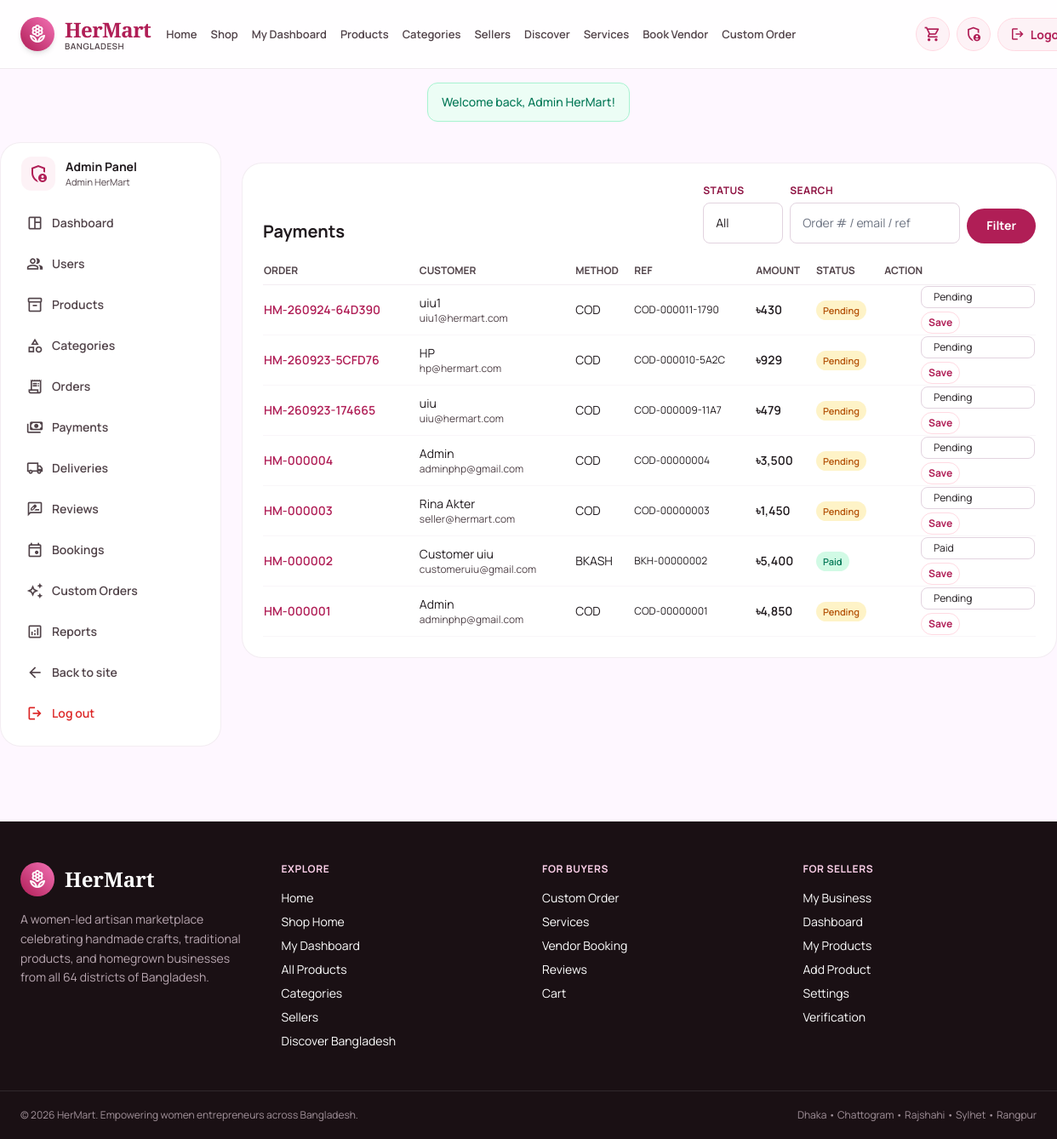
/admin/payments.php (signed in), run on the app's committed database.
### tables this page shows
CREATE TABLE `payments` (
  `id` int(11) NOT NULL,
  `order_id` int(11) NOT NULL,
  `payment_method` enum('cod','bkash','nagad','card','bank') NOT NULL DEFAULT 'cod',
  `amount` decimal(12,2) NOT NULL DEFAULT 0.00,
  `transaction_reference` varchar(120) DEFAULT NULL,
  `payment_status` enum('pending','paid','failed','refunded') NOT NULL DEFAULT 'pending',
  `paid_at` datetime DEFAULT NULL,
  `created_at` timestamp NOT NULL DEFAULT current_timestamp()
);

CREATE TABLE `orders` (
  `id` int(11) NOT NULL,
  `order_number` varchar(40) NOT NULL,
  `customer_id` int(11) DEFAULT NULL,
  `total_amount` decimal(12,2) NOT NULL DEFAULT 0.00,
  `shipping_address` varchar(500) DEFAULT NULL,
  `district` varchar(80) DEFAULT NULL,
  `upazila` varchar(80) DEFAULT NULL,
  `phone` varchar(30) DEFAULT NULL,
  `notes` text DEFAULT NULL,
  `payment_method` enum('cod','bkash','nagad','card','bank') NOT NULL DEFAULT 'cod',
  `payment_status` enum('pending','paid','failed','refunded') NOT NULL DEFAULT 'pending',
  `order_status` enum('pending','confirmed','processing','shipped','out_for_delivery','delivered','cancelled') NOT NULL DEFAULT 'pending',
  `created_at` timestamp NOT NULL DEFAULT current_timestamp(),
  `updated_at` timestamp NOT NULL DEFAULT current_timestamp() ON UPDATE current_timestamp()
);

CREATE TABLE `users` (
  `id` int(11) NOT NULL,
  `name` varchar(120) NOT NULL,
  `email` varchar(150) NOT NULL,
  `phone` varchar(30) DEFAULT NULL,
  `password_hash` varchar(255) NOT NULL,
  `role` enum('customer','seller','admin') NOT NULL DEFAULT 'customer',
  `status` enum('active','inactive','suspended') NOT NULL DEFAULT 'active',
  `address` varchar(255) DEFAULT NULL,
  `profile_image` varchar(255) DEFAULT NULL,
  `created_at` timestamp NOT NULL DEFAULT current_timestamp(),
  `updated_at` timestamp NOT NULL DEFAULT current_timestamp() ON UPDATE current_timestamp()
);

### includes/db.php (called while the page is built, shortened)
<?php
$host = DB_HOST;
$user = DB_USER;
$pass = DB_PASS;
$db   = DB_NAME;
$port = DB_PORT;
$conn = @new mysqli($host, $user, $pass, $db, $port);
$db_ready = !$conn->connect_error;
function db_select($sql, $types = '', $params = []) {
    global $conn, $db_ready;
    $stmt = $conn->prepare($sql);
    if (!$stmt->execute()) {
        error_log('[HerMart] db_select execute failed: ' . $stmt->error . ' | SQL: ' . $sql);
        $stmt->close();
        return [];
    }
    $res = $stmt->get_result();
    $rows = $res ? $res->fetch_all(MYSQLI_ASSOC) : [];
    return $rows;
}
function h($str) {
    return htmlspecialchars((string)$str, ENT_QUOTES, 'UTF-8');
}

### includes/functions.php (called while the page is built, shortened)
<?php
require_once __DIR__ . '/db.php';
function status_pill_class($status, $type = 'order') {
    if ($type === 'payment') {
        return match($status) {
            'paid'     => 'bg-emerald-100 text-emerald-700',
            'pending'  => 'bg-amber-100 text-amber-700',
            'failed'   => 'bg-red-100 text-red-700',
            'refunded' => 'bg-purple-100 text-purple-700',
            default    => 'bg-gray-100 text-gray-700',
        };
    }
    return 'bg-gray-100 text-gray-700';
}
function format_status_label($status) {
    return h(ucwords(str_replace('_', ' ', (string)$status)));
}
function money_tk($amount) {
    return '৳' . number_format((float)$amount, 0);
}
    ?>

### admin/payments.php (the view, shortened to what this page needs)
<?php
$q = trim($_GET['q'] ?? '');
$args  = [];
$types = '';
$sql = "SELECT p.*, o.order_number, o.total_amount, u.name AS customer_name, u.email AS customer_email
        FROM payments p
        LEFT JOIN orders o ON o.id = p.order_id
        LEFT JOIN users  u ON u.id = o.customer_id";
$sql .= ' ORDER BY p.id DESC LIMIT 50';
$rows = $types ? db_select($sql, $types, $args) : db_select($sql);
include __DIR__ . '/../includes/header.php';
include __DIR__ . '/_layout_top.php';
?>
<section class="hm-container py-6">
  <div class="bg-white rounded-3xl border border-outline/40 p-6">
    <div class="flex flex-wrap items-end justify-between gap-3 mb-4">
      <h2 class="font-bold text-xl">Payments</h2>
      <form method="get" class="flex flex-wrap items-end gap-2 text-xs">
        <div>
          <label class="hm-label">Status</label>
          <select name="status" class="hm-input">
            <option value="">All</option>
          </select>
        </div>
        <div>
          <label class="hm-label">Search</label>
          <input name="q" type="search" value="<?= h($q) ?>" class="hm-input" placeholder="Order # / email / ref">
        </div>
        <button class="hm-btn hm-btn-primary">Filter</button>
      </form>
    </div>
    <?php if (empty($rows)): ?>
      <p class="text-sm text-on-surface-variant py-8 text-center">No payments match.</p>
    <?php else: ?>
      <table class="w-full text-sm">
        <thead class="text-left text-xs uppercase text-on-surface-variant border-b border-outline/40">
          <tr>
            <th class="py-2">Order</th>
            <th>Customer</th>
            <th>Method</th>
            <th>Ref</th>
            <th>Amount</th>
            <th>Status</th>
            <th>Action</th>
          </tr>
        </thead>
        <tbody>
          <?php foreach ($rows as $r): ?>
            <tr class="border-b border-outline/20">
              <td class="py-2"><a href="order-details.php?id=<?= (int)$r['order_id'] ?>" class="text-primary font-semibold hover:underline"><?= h($r['order_number']) ?></a></td>
              <td><?= h($r['customer_name']) ?><div class="text-xs text-on-surface-variant"><?= h($r['customer_email']) ?></div></td>
              <td><?= h(strtoupper($r['payment_method'])) ?></td>
              <td class="text-xs"><?= h($r['transaction_reference']) ?></td>
              <td class="font-semibold"><?= money_tk($r['amount']) ?></td>
              <td><span class="px-2 py-1 rounded-full text-[11px] font-semibold <?= status_pill_class($r['payment_status'], 'payment') ?>"><?= format_status_label($r['payment_status']) ?></span></td>
              <td>
                <div class="admin-actions">
                  <form method="post">
                    <select name="status" class="hm-input text-xs py-1">
                      <?php foreach (['pending','paid','failed','refunded'] as $s): ?>
                        <option value="<?= $s ?>" <?= $r['payment_status'] === $s ? 'selected' : '' ?>><?= ucfirst($s) ?></option>
                      <?php endforeach; ?>
                    </select>
                    <button class="hm-btn hm-btn-outline py-1 px-2 text-xs mt-1">Save</button>
                  </form>
                </div>
              </td>
            </tr>
          <?php endforeach; ?>
        </tbody>
      </table>
    <?php endif; ?>
  </div>
</section>
<?php
include __DIR__ . '/_layout_bottom.php';
include __DIR__ . '/../includes/footer.php';
?>

### assets/css/style.css (style rules this page uses)
html { scroll-behavior: smooth; }
body { -webkit-font-smoothing: antialiased; -moz-osx-font-smoothing: grayscale; font-family: 'Manrope', sans-serif; color: #201a1e; background: #fef7ff; }
button, .hm-btn { border-radius: 9999px; font-family: inherit; }
.hm-btn { display: inline-flex; align-items: center; justify-content: center; gap: 8px; padding: 11px 22px; border-radius: 9999px; font-weight: 700; font-size: 14px; border: 1px solid transparent; cursor: pointer; text-decoration: none; transition: all 0.15s ease; white-space: nowrap; line-height: 1.2; }
.hm-btn-primary { background: #b01e56; color: #fff; }
.admin-actions { display:flex; flex-direction:column; gap:0.5rem; align-items:flex-end; }
.admin-actions form { display:block; margin:0; }
.admin-actions .hm-btn, .admin-actions button, .admin-actions .hm-select { width:auto; }
.hm-btn-outline { background: transparent; color: #b01e56; border-color: #ffd9e2; }
.hm-input, .hm-select, .hm-textarea { width: 100%; padding: 11px 14px; border-radius: 0.5rem; border: 1px solid #e2d3df; background: #fff; color: #201a1e; font-size: 14px; font-family: inherit; transition: all 0.15s ease; }
.hm-label { display: block; font-size: 12px; font-weight: 700; text-transform: uppercase; letter-spacing: 0.04em; color: #8e1242; margin-bottom: 6px; }

### admin/_layout_top.php (style rules this page uses)
.admin-actions { display:flex; flex-direction:column; gap:0.5rem; align-items:flex-end; }
.admin-actions form { display:block; margin:0; }
.admin-actions .hm-btn, .admin-actions button, .admin-actions .hm-select { width:auto; }
@media (min-width:1024px) { .admin-actions { align-items:flex-end; } }

### data on the page
payments: order.order_number "HM-260924-64D390", users.name "uiu1", users.email "uiu1@hermart.com", payment_method "COD", transaction_reference "COD-000011-1790", amount "৳430", payment_status "Pending", status "Pending"
payments: order.order_number "HM-260923-5CFD76", users.name "HP", users.email "hp@hermart.com", payment_method "COD", transaction_reference "COD-000010-5A2C", amount "৳929", payment_status "Pending", status "Pending"
payments: order.order_number "HM-260923-174665", users.name "uiu", users.email "uiu@hermart.com", payment_method "COD", transaction_reference "COD-000009-11A7", amount "৳479", payment_status "Pending", status "Pending"
payments: order.order_number "HM-000004", users.name "Admin", users.email "adminphp@gmail.com", payment_method "COD", transaction_reference "COD-00000004", amount "৳3,500", payment_status "Pending", status "Pending"
payments: order.order_number "HM-000003", users.name "Rina Akter", users.email "seller@hermart.com", payment_method "COD", transaction_reference "COD-00000003", amount "৳1,450", payment_status "Pending", status "Pending"
payments: order.order_number "HM-000002", users.name "Customer uiu", users.email "customeruiu@gmail.com", payment_method "BKASH", transaction_reference "BKH-00000002", amount "৳5,400", payment_status "Paid", status "Paid"
payments: order.order_number "HM-000001", users.name "Admin", users.email "adminphp@gmail.com", payment_method "COD", transaction_reference "COD-00000001", amount "৳4,850", payment_status "Pending", status "Pending"

### other printed values
$flash['message'] "Welcome back, Admin HerMart!"
$_SESSION['user']['name'] "Admin HerMart"
$l['label'] "Dashboard"
$l['label'] "Users"
$l['label'] "Products"
$l['label'] "Categories"
$l['label'] "Orders"
$l['label'] "Payments"
$l['label'] "Deliveries"
$l['label'] "Reviews"
$l['label'] "Bookings"
$l['label'] "Custom Orders"
$l['label'] "Reports"
